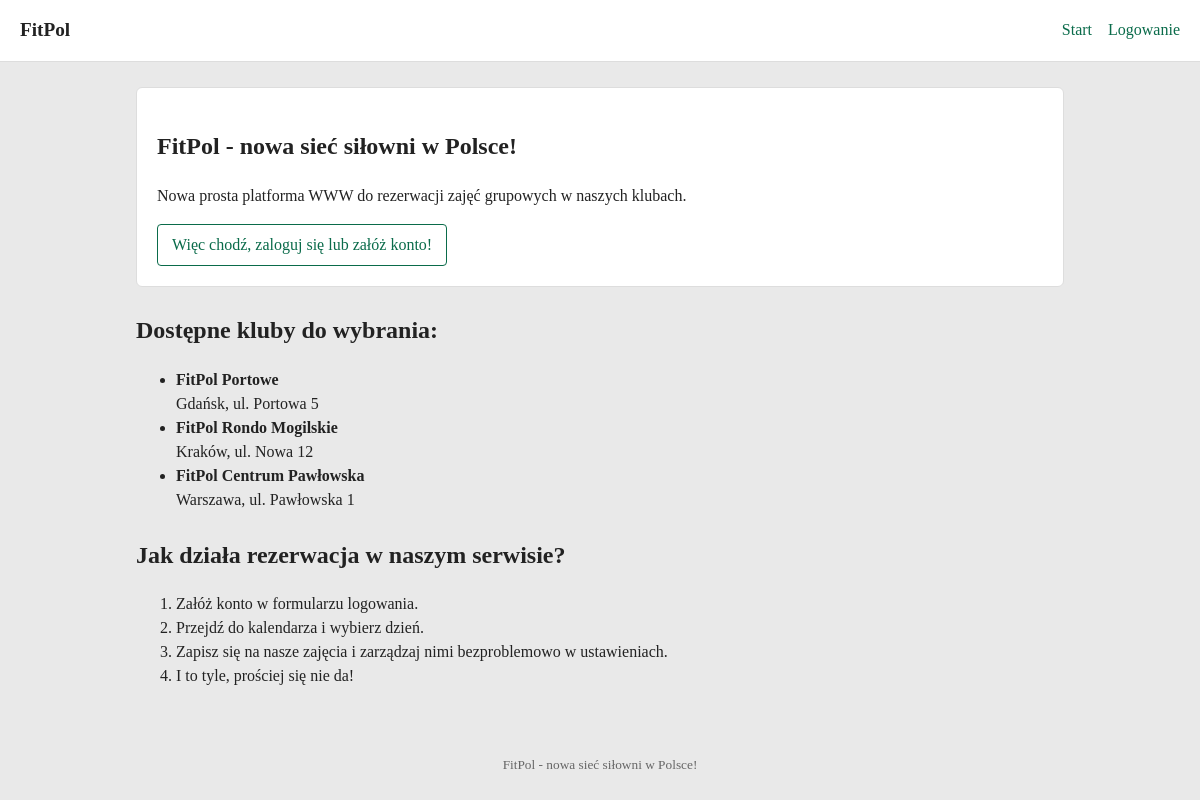
The page / on the database its author committed.
### tables this page shows
CREATE TABLE s_kluby (
    Id INT UNSIGNED NOT NULL AUTO_INCREMENT PRIMARY KEY,
    Nazwa VARCHAR(128) NOT NULL,
    Miasto VARCHAR(128) NOT NULL,
    Adres VARCHAR(128) NOT NULL
);

### komponenty/baza_danych.php (called while the page is built, shortened)
<?php
    function html_convert($value) {
        return htmlspecialchars(($value ?? ''), ENT_QUOTES, 'UTF-8');
    }
?>

### index.php (the view, shortened to what this page needs)
<?php
    require './komponenty/baza_danych.php';
    $conn = db_connect();
    $clubs = [];
    $query = "SELECT Nazwa, Miasto, Adres FROM s_kluby ORDER BY Miasto, Nazwa";
    $result = mysqli_query($conn, $query);
    if ($result) {
        while ($row = mysqli_fetch_array($result)) {
            $clubs[] = $row;
        }
    }
    require './komponenty/naglowek.php';
?>
<section class="card">
    <h1>FitPol - nowa sieć siłowni w Polsce!</h1>
    <p>Nowa prosta platforma WWW do rezerwacji zajęć grupowych w naszych klubach.</p>
    <a class="btn" href="logowanie.php">Więc chodź, zaloguj się lub załóż konto!</a>
</section>
<section>
    <h2>Dostępne kluby do wybrania:</h2>
    <?php if (count($clubs) > 0) { ?>
        <ul>
            <?php foreach ($clubs as $club): ?>
                <li>
                    <strong><?= html_convert($club['Nazwa']); ?></strong><br>
                    <?= html_convert($club['Miasto']); ?>, <?= html_convert($club['Adres']); ?>
                </li>
            <?php endforeach; ?>
        </ul>
    <?php } else { ?>
        <p>Ups! Coś poszło nie tak przy pobieraniu listy naszych klubów, prosimy spróbować ponownie.</p>
    <?php } ?>
</section>
<section>
    <h2>Jak działa rezerwacja w naszym serwisie?</h2>
    <ol>
        <li>Załóż konto w formularzu logowania.</li>
        <li>Przejdź do kalendarza i wybierz dzień.</li>
        <li>Zapisz się na nasze zajęcia i zarządzaj nimi bezproblemowo w ustawieniach.</li>
        <li>I to tyle, prościej się nie da!</li>
    </ol>
</section>
<?php include './komponenty/stopka.php'; ?>

### styl.css (style rules this page uses)
* { box-sizing: border-box; }
body { margin: 0; font-family: "Georgia", "Times New Roman", serif; background: var(--bg); color: var(--text); line-height: 1.5; }
section { margin: 25px 0; }
a { color: var(--accent); text-decoration: none; }
.btn { display: inline-block; padding: 8px 14px; border: 1px solid var(--accent); color: var(--accent); background: transparent; border-radius: 4px; cursor: pointer; }
.card { background: var(--card); border: 1px solid var(--border); padding: 20px; border-radius: 6px; }

### rows shown on the page
s_kluby: Nazwa "FitPol Portowe", Miasto "Gdańsk", Adres "ul. Portowa 5"
s_kluby: Nazwa "FitPol Rondo Mogilskie", Miasto "Kraków", Adres "ul. Nowa 12"
s_kluby: Nazwa "FitPol Centrum Pawłowska", Miasto "Warszawa", Adres "ul. Pawłowska 1"
